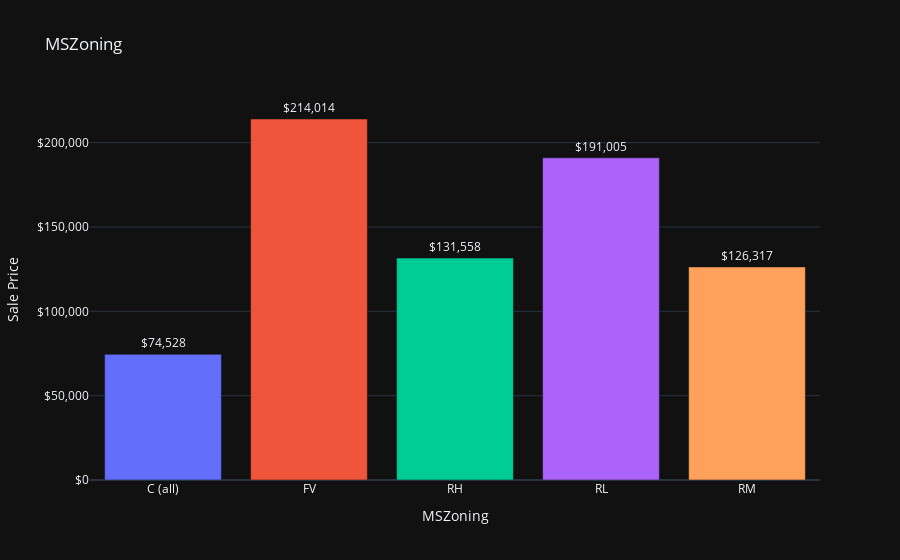
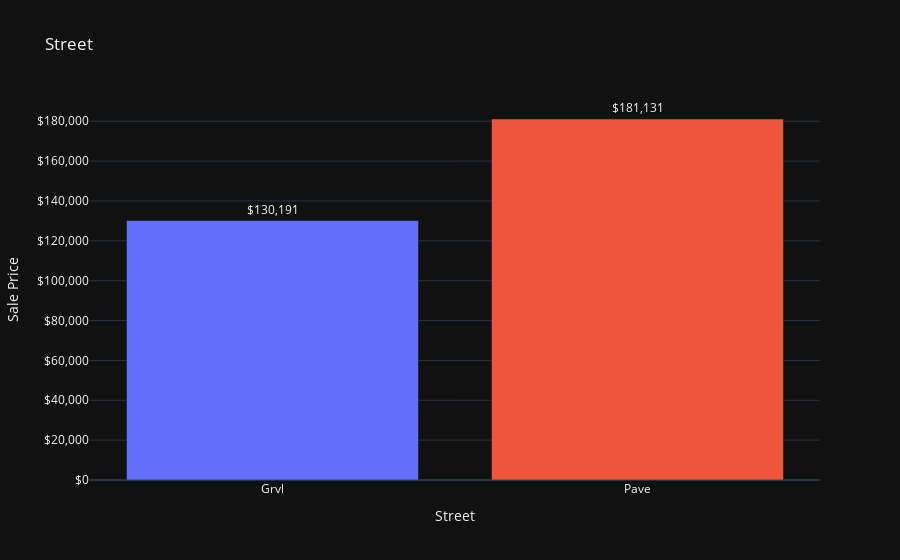
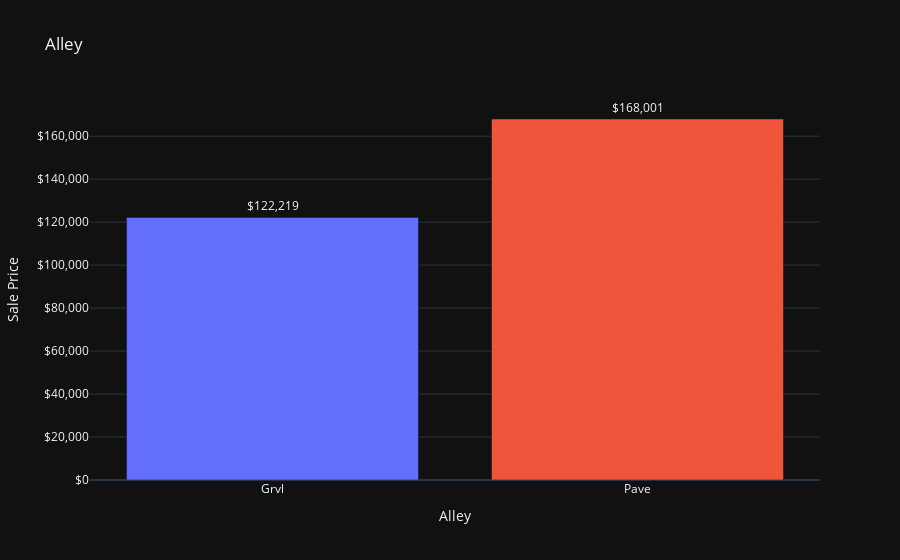
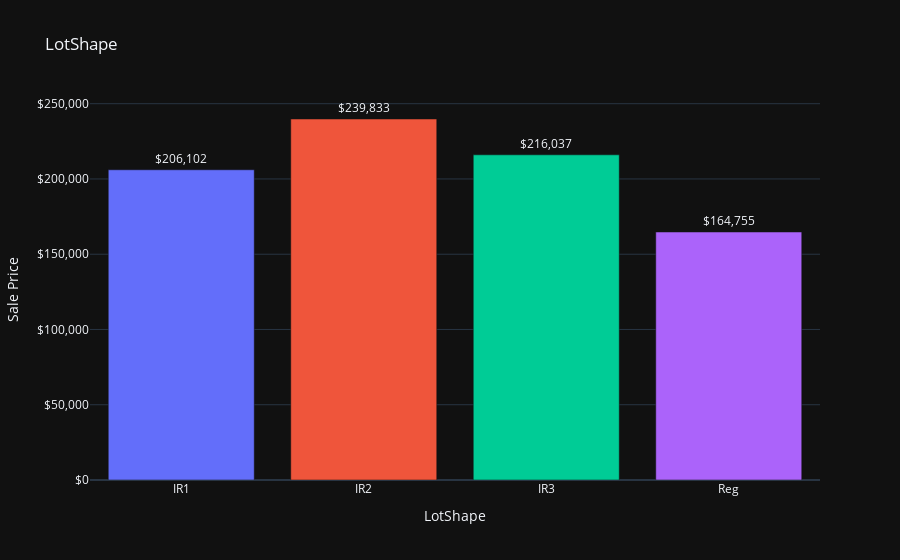

Notebook code for these charts, in order:
### Code cell
for col_name in distribution_colums:
    graph_price_bar(df, col_name, col_name).show()

### Figure 1 — Plotly figure (JSON) as saved in the notebook; plotly's stock layout.template omitted (floating-point values rounded to 4 significant figures)
{"data": [{"alignmentgroup": "True", "hovertemplate": "x=%{x}<br>y=%{y}<br>text=%{text}<extra></extra>", "legendgroup": "", "marker": {"color": ["#636EFA", "#EF553B", "#00CC96", "#AB63FA", "#FFA15A", "#19D3F3", "#FF6692", "#B6E880", "#FF97FF", "#FECB52"], "pattern": {"shape": ""}}, "name": "", "offsetgroup": "", "orientation": "v", "showlegend": false, "text": [74528, 214000.0, 131600.0, 191000.0, 126300.0], "textposition": "outside", "texttemplate": "$%{text:,.0f}", "type": "bar", "x": ["C (all)", "FV", "RH", "RL", "RM"], "xaxis": "x", "y": [74528, 214000.0, 131600.0, 191000.0, 126300.0], "yaxis": "y"}], "layout": {"barmode": "relative", "legend": {"tracegroupgap": 0}, "title": {"text": "MSZoning"}, "uniformtext": {"minsize": 8, "mode": "hide"}, "xaxis": {"anchor": "y", "domain": [0, 1], "title": {"text": "MSZoning"}}, "yaxis": {"anchor": "x", "domain": [0, 1], "tickformat": ",", "tickprefix": "$", "title": {"text": "Sale Price"}}}}

### Figure 2 — Plotly figure (JSON) as saved in the notebook; plotly's stock layout.template omitted (floating-point values rounded to 4 significant figures)
{"data": [{"alignmentgroup": "True", "hovertemplate": "x=%{x}<br>y=%{y}<br>text=%{text}<extra></extra>", "legendgroup": "", "marker": {"color": ["#636EFA", "#EF553B", "#00CC96", "#AB63FA", "#FFA15A", "#19D3F3", "#FF6692", "#B6E880", "#FF97FF", "#FECB52"], "pattern": {"shape": ""}}, "name": "", "offsetgroup": "", "orientation": "v", "showlegend": false, "text": [130200.0, 181100.0], "textposition": "outside", "texttemplate": "$%{text:,.0f}", "type": "bar", "x": ["Grvl", "Pave"], "xaxis": "x", "y": [130200.0, 181100.0], "yaxis": "y"}], "layout": {"barmode": "relative", "legend": {"tracegroupgap": 0}, "title": {"text": "Street"}, "uniformtext": {"minsize": 8, "mode": "hide"}, "xaxis": {"anchor": "y", "domain": [0, 1], "title": {"text": "Street"}}, "yaxis": {"anchor": "x", "domain": [0, 1], "tickformat": ",", "tickprefix": "$", "title": {"text": "Sale Price"}}}}

### Figure 3 — Plotly figure (JSON) as saved in the notebook; plotly's stock layout.template omitted (floating-point values rounded to 4 significant figures)
{"data": [{"alignmentgroup": "True", "hovertemplate": "x=%{x}<br>y=%{y}<br>text=%{text}<extra></extra>", "legendgroup": "", "marker": {"color": ["#636EFA", "#EF553B", "#00CC96", "#AB63FA", "#FFA15A", "#19D3F3", "#FF6692", "#B6E880", "#FF97FF", "#FECB52"], "pattern": {"shape": ""}}, "name": "", "offsetgroup": "", "orientation": "v", "showlegend": false, "text": [122200.0, 168000.0], "textposition": "outside", "texttemplate": "$%{text:,.0f}", "type": "bar", "x": ["Grvl", "Pave"], "xaxis": "x", "y": [122200.0, 168000.0], "yaxis": "y"}], "layout": {"barmode": "relative", "legend": {"tracegroupgap": 0}, "title": {"text": "Alley"}, "uniformtext": {"minsize": 8, "mode": "hide"}, "xaxis": {"anchor": "y", "domain": [0, 1], "title": {"text": "Alley"}}, "yaxis": {"anchor": "x", "domain": [0, 1], "tickformat": ",", "tickprefix": "$", "title": {"text": "Sale Price"}}}}

### Figure 4 — Plotly figure (JSON) as saved in the notebook; plotly's stock layout.template omitted (floating-point values rounded to 4 significant figures)
{"data": [{"alignmentgroup": "True", "hovertemplate": "x=%{x}<br>y=%{y}<br>text=%{text}<extra></extra>", "legendgroup": "", "marker": {"color": ["#636EFA", "#EF553B", "#00CC96", "#AB63FA", "#FFA15A", "#19D3F3", "#FF6692", "#B6E880", "#FF97FF", "#FECB52"], "pattern": {"shape": ""}}, "name": "", "offsetgroup": "", "orientation": "v", "showlegend": false, "text": [206100.0, 239800.0, 216000.0, 164800.0], "textposition": "outside", "texttemplate": "$%{text:,.0f}", "type": "bar", "x": ["IR1", "IR2", "IR3", "Reg"], "xaxis": "x", "y": [206100.0, 239800.0, 216000.0, 164800.0], "yaxis": "y"}], "layout": {"barmode": "relative", "legend": {"tracegroupgap": 0}, "title": {"text": "LotShape"}, "uniformtext": {"minsize": 8, "mode": "hide"}, "xaxis": {"anchor": "y", "domain": [0, 1], "title": {"text": "LotShape"}}, "yaxis": {"anchor": "x", "domain": [0, 1], "tickformat": ",", "tickprefix": "$", "title": {"text": "Sale Price"}}}}
